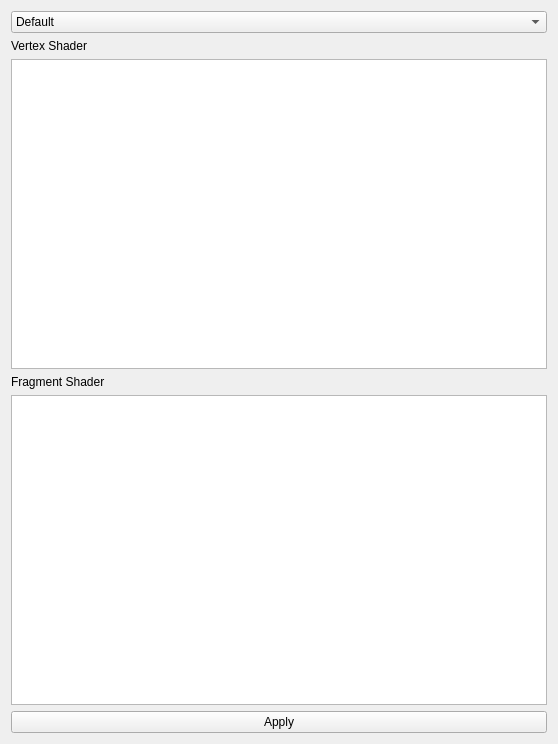
<?xml version="1.0" encoding="UTF-8"?>
<ui version="4.0">
 <class>ShadedSceneControlWidget</class>
 <widget class="QWidget" name="ShadedSceneControlWidget">
  <property name="geometry">
   <rect>
    <x>0</x>
    <y>0</y>
    <width>558</width>
    <height>744</height>
   </rect>
  </property>
  <property name="windowTitle">
   <string>Form</string>
  </property>
  <layout class="QGridLayout" name="gridLayout">
   <item row="5" column="0">
    <widget class="QPushButton" name="pushButton">
     <property name="text">
      <string>Apply</string>
     </property>
    </widget>
   </item>
   <item row="4" column="0">
    <widget class="QPlainTextEdit" name="fragmentShaderTextEdit"/>
   </item>
   <item row="1" column="0">
    <widget class="QLabel" name="label">
     <property name="text">
      <string>Vertex Shader</string>
     </property>
    </widget>
   </item>
   <item row="0" column="0">
    <widget class="QComboBox" name="presetComboBox">
     <item>
      <property name="text">
       <string>Default</string>
      </property>
     </item>
    </widget>
   </item>
   <item row="2" column="0">
    <widget class="QPlainTextEdit" name="vetrexShaderTextEdit"/>
   </item>
   <item row="3" column="0">
    <widget class="QLabel" name="label_2">
     <property name="text">
      <string>Fragment Shader</string>
     </property>
    </widget>
   </item>
  </layout>
 </widget>
 <resources/>
 <connections/>
</ui>
